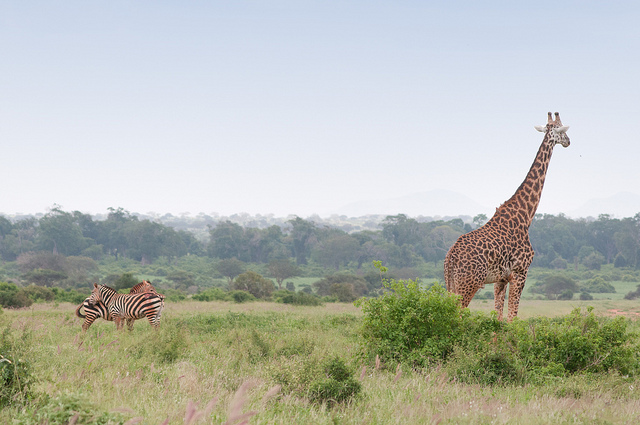
#> input picture 16_模板匹配/1.jpg, 640 x 425 px
$ python demo.py
#> lines starting #> are read from the running program, lines starting #| are printed output that depends on the picture
import cv2 as cv
import numpy as np
from matplotlib import pyplot as plt

img = cv.imread('1.jpg', 0)
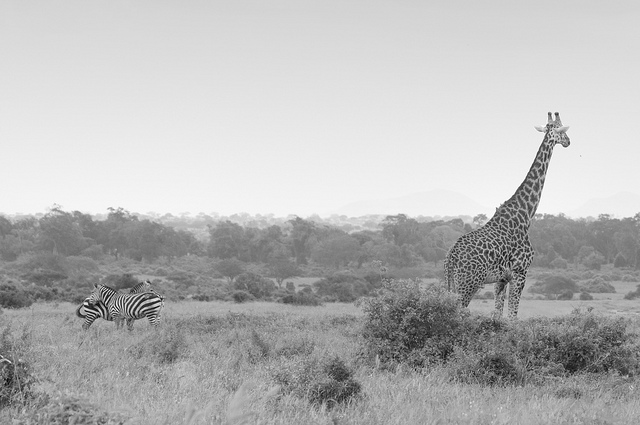
#> img: shape (425, 640); min 0, max 255, mean 182.8
img2 = img.copy()
template = cv.imread('2.jpg', 0)
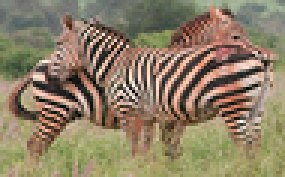
#> input picture 16_模板匹配/2.jpg, 95 x 59 px (shown 3 times larger)
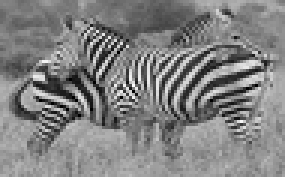
#> template: shape (59, 95) (shown 3 times larger); min 0, max 253, mean 129.7
w,  h = template.shape[::-1]
#> w = 95; h = 59
# 列表中所有的6种比较方法
methods = ['cv.TM_CCOEFF',  'cv.TM_CCOEFF_NORMED',  'cv.TM_CCORR',
           'cv.TM_CCORR_NORMED',  'cv.TM_SQDIFF',  'cv.TM_SQDIFF_NORMED']
for meth in methods:
    img = img2.copy()
    method = eval(meth)
    # 应用模板匹配
    res = cv.matchTemplate(img, template, method)
    min_val,  max_val,  min_loc,  max_loc = cv.minMaxLoc(res)
    # 如果方法是TM_SQDIFF或TM_SQDIFF_NORMED，则取最小值
    if method in [cv.TM_SQDIFF,  cv.TM_SQDIFF_NORMED]:
        top_left = min_loc
    else:
        top_left = max_loc
    bottom_right = (top_left[0] + w,  top_left[1] + h)
    cv.rectangle(img, top_left,  bottom_right,  255,  2)
    plt.subplot(121), plt.imshow(res, cmap='gray')
    plt.title('Matching Result'),  plt.xticks([]),  plt.yticks([])
    plt.subplot(122), plt.imshow(img, cmap='gray')
    plt.title('Detected Point'),  plt.xticks([]),  plt.yticks([])
    plt.suptitle(meth)
    plt.show()
#> this loop made 6 passes
#> (min_val, max_val, min_loc, top_left, bottom_right) on passes 1 to 4: (-3623959.2, 10393549, (422, 176), (73, 278), (168, 337)), (-0.292, 1, (414, 174), (73, 278), (168, 337)), (69645904, 175216848, (372, 303), (129, 154), (224, 213)), (0.858, 1, (433, 203), (73, 278), (168, 337))
#> (min_val, max_val, max_loc, top_left, bottom_right) on passes 5 to 6: (17104, 79616616, (129, 154), (73, 278), (168, 337)), (0.000165, 0.431, (123, 154), (73, 278), (168, 337))
#> pass 1, `res = cv.matchTemplate(img, template, method)`:
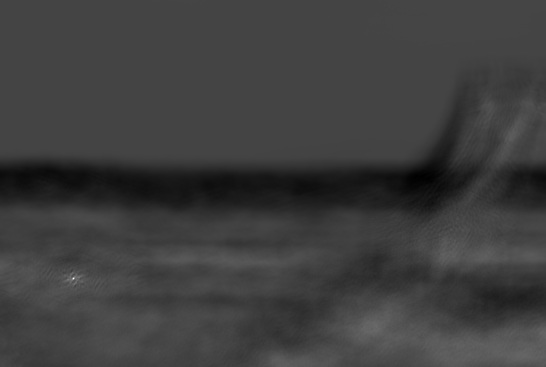
#> res: shape (367, 546) float32; min -3623959.2, max 10393549, mean -150858.8; drawn with min black and max white
#> pass 1, `plt.show()`:
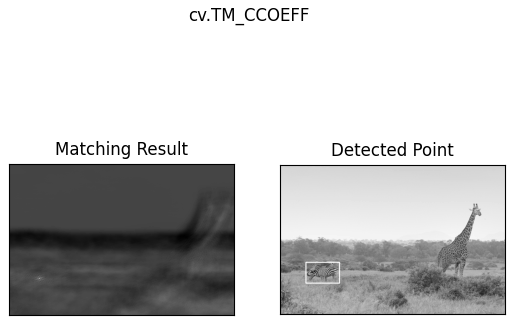
#> figure drawn by matplotlib, 2 panels
#> pass 3, `res = cv.matchTemplate(img, template, method)`:
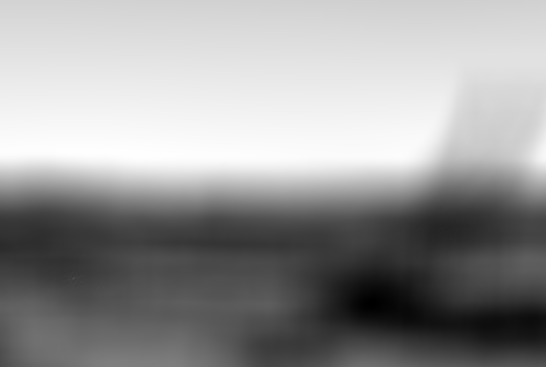
#> res: shape (367, 546) float32; min 69645904, max 175216848, mean 132568720; drawn with min black and max white
#> after the loop:
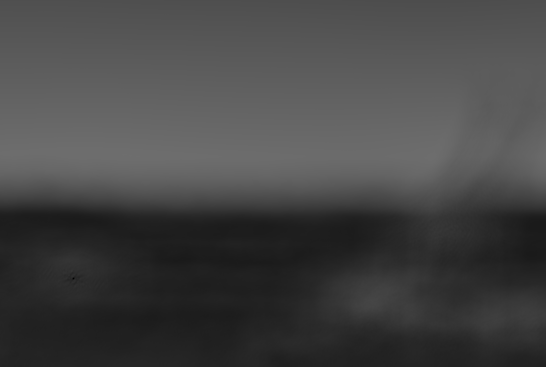
#> res: shape (367, 546) float32; min 0.000165, max 0.431, mean 0.272
